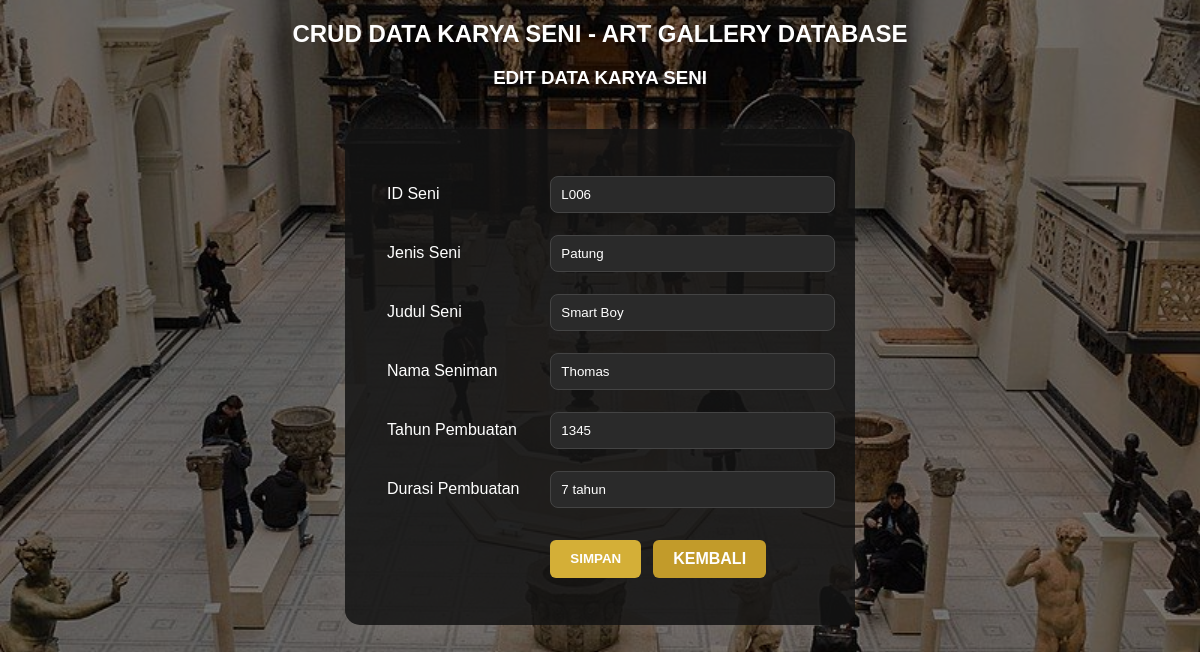
Screenshot of /update.php?ID_Seni=L006 with the database file from the repository.
### tables this page shows
CREATE TABLE `dataseni` (
  `ID_Seni` varchar(500) NOT NULL,
  `Jenis_Seni` text NOT NULL,
  `Judul_Seni` varchar(500) NOT NULL,
  `Nama_Seniman` varchar(500) NOT NULL,
  `Tahun_Pembuatan` int NOT NULL,
  `Durasi_Pembuatan` varchar(500) NOT NULL
);

### update.php (the view, shortened to what this page needs)
<!DOCTYPE html>
<html>
<head>
    <link rel="stylesheet" href="update.css" />
</head>
<body>
    <h2>CRUD DATA KARYA SENI - ART GALLERY DATABASE</h2>
    <h3>EDIT DATA KARYA SENI</h3>
    <?php
    include 'koneksi.php';
    $ID_Seni = $_GET['ID_Seni'];
    $data = mysqli_query($koneksi, "SELECT * FROM dataseni WHERE ID_Seni='$ID_Seni'");
    while($d = mysqli_fetch_array($data)){
    ?>
        <form method="post" action="ubah.php">
            <table>
                <tr>
                    <td>ID Seni</td>
                    <td>
                        <input type="text" value="<?php echo $d['ID_Seni']; ?>" disabled>
                    </td>
                </tr>
                <tr>
                    <td>Jenis Seni</td>
                    <td><input type="text" name="Jenis_Seni" value="<?php echo $d['Jenis_Seni']; ?>"></td>
                </tr>
                <tr>
                    <td>Judul Seni</td>
                    <td><input type="text" name="Judul_Seni" value="<?php echo $d['Judul_Seni']; ?>"></td>
                </tr>
                <tr>
                    <td>Nama Seniman</td>
                    <td><input type="text" name="Nama_Seniman" value="<?php echo $d['Nama_Seniman']; ?>"></td>
                </tr>
                <tr>
                    <td>Tahun Pembuatan</td>
                    <td><input type="number" name="Tahun_Pembuatan" value="<?php echo $d['Tahun_Pembuatan']; ?>"></td>
                </tr>
                <tr>
                    <td>Durasi Pembuatan</td>
                    <td><input type="text" name="Durasi_Pembuatan" value="<?php echo $d['Durasi_Pembuatan']; ?>"></td>
                </tr>
                <tr>
                    <td></td>
                    <td class="button-group">
                        <input type="submit" value="SIMPAN">
                        <a href="showtabel.php" class="btn-back">KEMBALI</a>
                    </td>
                </tr>
            </table>
        </form>
    <?php
    }
    ?>
</body>
</html>

### update.css (style rules this page uses)
body { font-family: 'Poppins', sans-serif; margin: 0; padding: 0; min-height: 100vh; background: url('regis1.jpg') no-repeat center center fixed; background-size: cover; position: relative; }
body::before { content: ""; position: fixed; top: 0; left: 0; width: 100%; height: 100%; background-color: rgba(0, 0, 0, 0.5); z-index: -1; }
h2, h3 { text-align: center; color: #fff; position: relative; margin-bottom: 10px; }
form { background: rgba(20, 20, 20, 0.85); width: 430px; margin: 40px auto; padding: 35px 40px; border-radius: 15px; box-shadow: 0 0 25px rgba(255, 255, 255, 0.1); color: #fff; position: relative; z-index: 1; }
table { width: 100%; }
td { padding: 10px 0; }
input[type="text"], input[type="number"] { width: 100%; padding: 10px; background-color: #2a2a2a; border: 1px solid #444; border-radius: 8px; color: #fff; outline: none; transition: 0.3s; }
.button-group { display: flex; justify-content: flex-start; gap: 12px; margin-top: 10px; }
input[type="submit"], .btn-back { display: inline-block; padding: 10px 20px; border-radius: 6px; text-decoration: none; font-weight: bold; color: white; cursor: pointer; transition: 0.3s; border: none; }
input[type="submit"] { background-color: #d4af37; }
.btn-back { background-color: #c29b2a; }

### rows the page displays
dataseni: ID_Seni "L006", Jenis_Seni "Patung", Judul_Seni "Smart Boy", Nama_Seniman "Thomas", Tahun_Pembuatan "1345", Durasi_Pembuatan "7 tahun"
